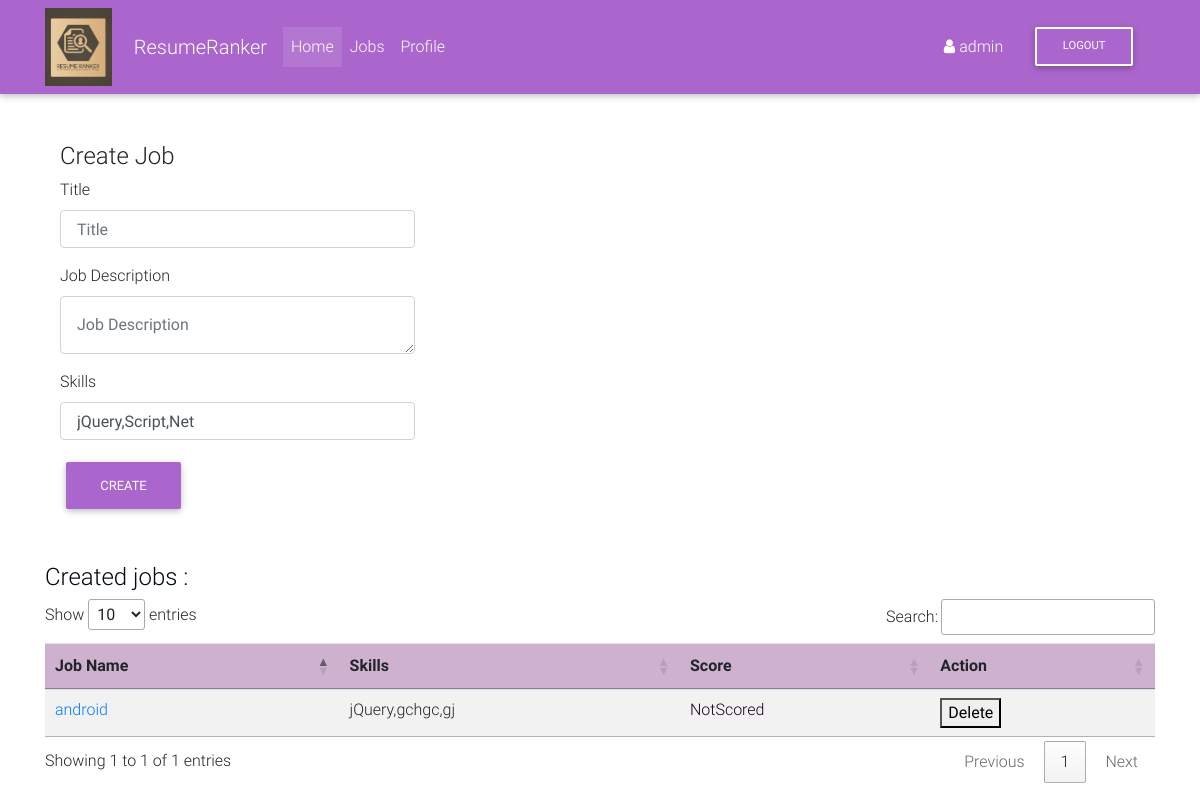
Before: /jobs/ (signed in) with the older database file.
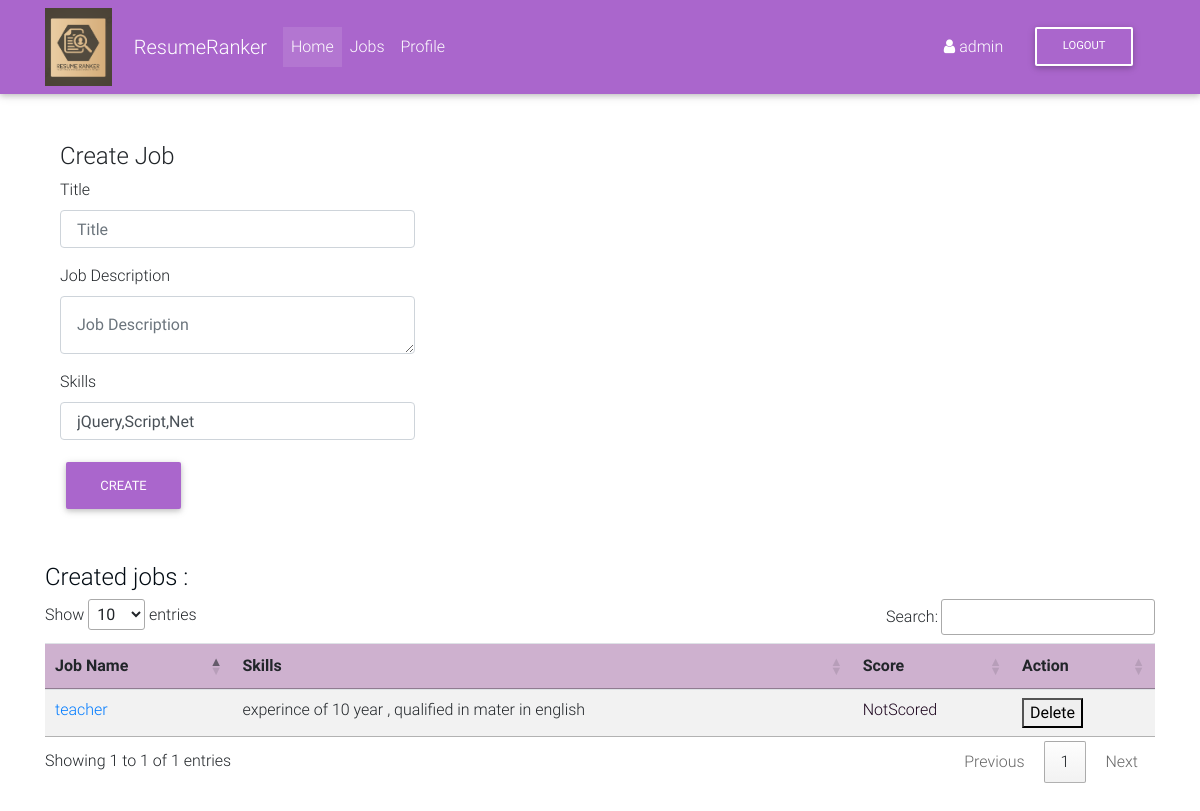
After: the same page with the newer database file.
### jobs/models.py (models this page shows)
class Job(models.Model):
    user = models.ForeignKey(User, on_delete=models.CASCADE)
    title = models.CharField(max_length=1000, blank=True)
    job_description = models.CharField(max_length=2000)
    skills = models.CharField(default=False,max_length=2000)
    status = models.CharField(default="NotScored",max_length=10)

### jobs/views.py (the view, shortened to what this page needs)
# urls.py: path('jobs/', jobs_view, name='jobs'),
@login_required
def jobs_view(request):
    if request.method == "GET":
        jobs = list(Job.objects.filter(user=request.user).values())
        print(jobs)
        return render(request, 'app/jobs.html',{"jobs":jobs})

### templates/app/jobs.html (shortened to what this page needs)
{% extends "base.html" %}
{% block content %}
<div class="container">
    <div class="row">
    <div class="col-sm-8">
                <h4 class="page-header">Create Job</h4>
                <form role="form" method="post">
                    <div class="form-group float-label-control">
                        <label for="">Title</label>
                        <input id="title" name="title" type="text" class="form-control w-50 p-3" placeholder="Title" >
                    </div>
                    <div class="form-group float-label-control">
                        <label for="">Job Description</label>
                        <textarea id="job_description" name="job_description" class="form-control w-50 p-3" placeholder="Job Description" rows="1"></textarea>
                    </div>
                    <div class="form-group float-label-control">
                    <label for="">Skills</label>
                    <input id="skills" name="skills" type="text"  class="form-control w-50 p-3" value="jQuery,Script,Net">
                    </div>
                    <button class="btn btn-secondary float-left" type="submit">Create</button>
                </div>
    </div>
    </div>
	<br>
	<br>
	{% if jobs|length == 0 %}
	<h1> No Data Found </h1>
	{% else %}
	<h4><span style="color: rgb(2, 11, 19);"> Created jobs :</span></h4>
	<table class="table table-striped" id="jobs">
  <thead>
    <tr style="background-color:rgb(206, 177, 207);">
      <th scope="col">Job Name</th>
      <th scope="col">Skills</th>
      <th scope="col">Score</th>
      <th scope="col">Action</th>
    </tr>
  </thead>
  <tbody>
  {% for job in jobs %}
    <tr>
      <td  style="color: rgb(0, 119, 255);"><a href="{% url 'jobs:jobDetail' job.id %}">{{ job.title }}</a></td>
      <td>{{ job.skills }}</td>
      <td style="color: rgb(26, 2, 27);">{{ job.status }}</td>
      <td>
       <form action="{% url 'jobs:jobDelete' job.id %}" method="POST">
       <button type="submit">Delete</button>
       </form>
      </td>
    </tr>
  {% endfor %}
  </tbody>
</table>
{% endif %}
{% endblock content %}

Changed rows visible on the page:
removed Job: title "android", skills "jQuery,gchgc,gj", status "NotScored"
added Job: title "teacher", skills "experince of 10 year , qualified in mater in english", status "NotScored"
